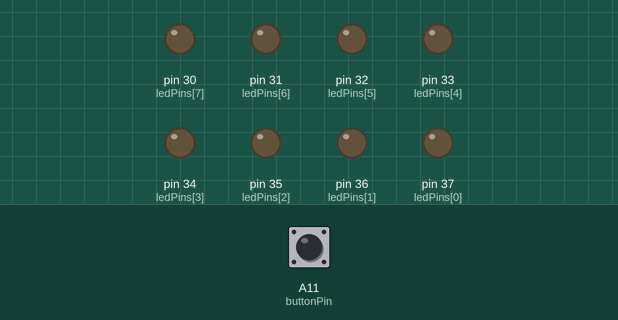
This sketch was run on a simulated Arduino Mega 2560, built with avr-gcc and run on an emulated ATmega2560. Parts: output pins drawn as LEDs (lit = HIGH). The test bench sets the inputs (shaded band); at power-on: A11 (buttonPin) HIGH.

Above: at 1.2 s.
1.3 s: A11 (buttonPin) pulled LOW for 0.15 s
At 1.7 s:
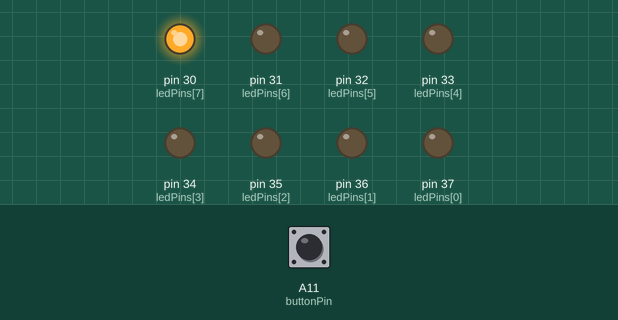
At 2.9 s:
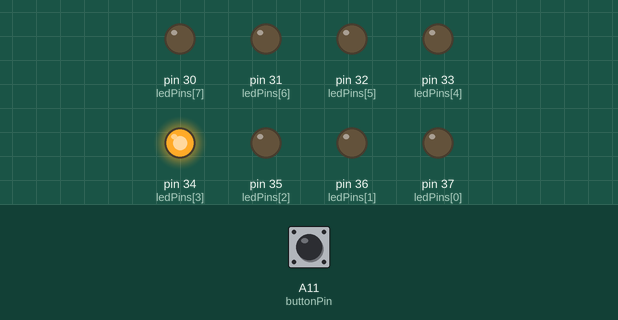
7.4 s: A11 (buttonPin) pulled LOW for 1 s
At 8.4 s:
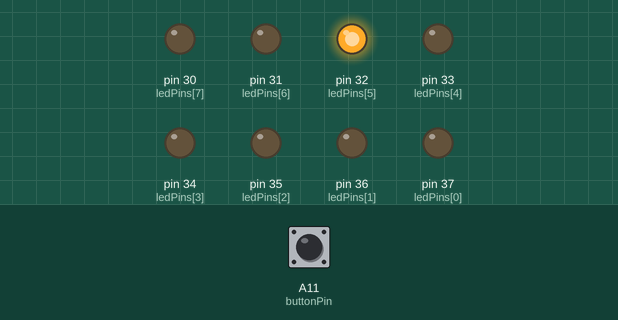
Timing chart, 0 to 13.7 s (numbered marks = the images above; inputs shaded):
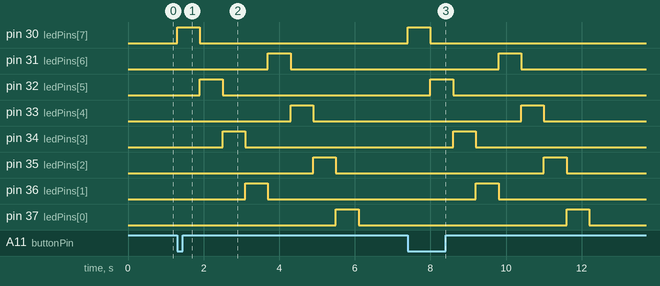

The sketch:

sketch_mar04b.ino
```cpp
const unsigned char buttonPin = A11;
const int pinCount = 8;
const int timer = 600;
const int ledPins[pinCount] = {
  37, 36, 35, 34, 33, 32, 31, 30
};
int lastState = LOW;
int currentState;

void setup() {
  DDRC = 0xFF;
  pinMode(buttonPin, INPUT);
  digitalWrite(buttonPin, HIGH);
}

void loop() {
  currentState = digitalRead(buttonPin);
  if(lastState == HIGH && currentState == LOW){
    for (int thisPin = 7; thisPin >= 0; thisPin = thisPin - 2 ) {
    digitalWrite(ledPins[thisPin], HIGH);
    delay(timer);
    digitalWrite(ledPins[thisPin], LOW);

  }
  for (int thisPin = 6; thisPin >= 0; thisPin = thisPin - 2 ) {
    digitalWrite(ledPins[thisPin], HIGH);
    delay(timer);
    digitalWrite(ledPins[thisPin], LOW);

  }
  }
  lastState = currentState;
}
```

Measured:
- after the input at 1.3 s, pin 30 (ledPins[7]): LOW → HIGH at once, → LOW 0.60 s later; pin 31 (ledPins[6]): LOW → HIGH after 2.4 s, → LOW 0.60 s later; pin 32 (ledPins[5]): LOW → HIGH after 0.60 s, → LOW 0.60 s later; pin 33 (ledPins[4]): LOW → HIGH after 3.0 s, → LOW 0.60 s later; pin 34 (ledPins[3]): LOW → HIGH after 1.2 s, → LOW 0.60 s later
- after the input at 7.4 s, pin 30 (ledPins[7]): LOW → HIGH at once, → LOW 0.60 s later; pin 31 (ledPins[6]): LOW → HIGH after 2.4 s, → LOW 0.60 s later; pin 32 (ledPins[5]): LOW → HIGH after 0.60 s, → LOW 0.60 s later; pin 33 (ledPins[4]): LOW → HIGH after 3.0 s, → LOW 0.60 s later; pin 34 (ledPins[3]): LOW → HIGH after 1.2 s, → LOW 0.60 s later
